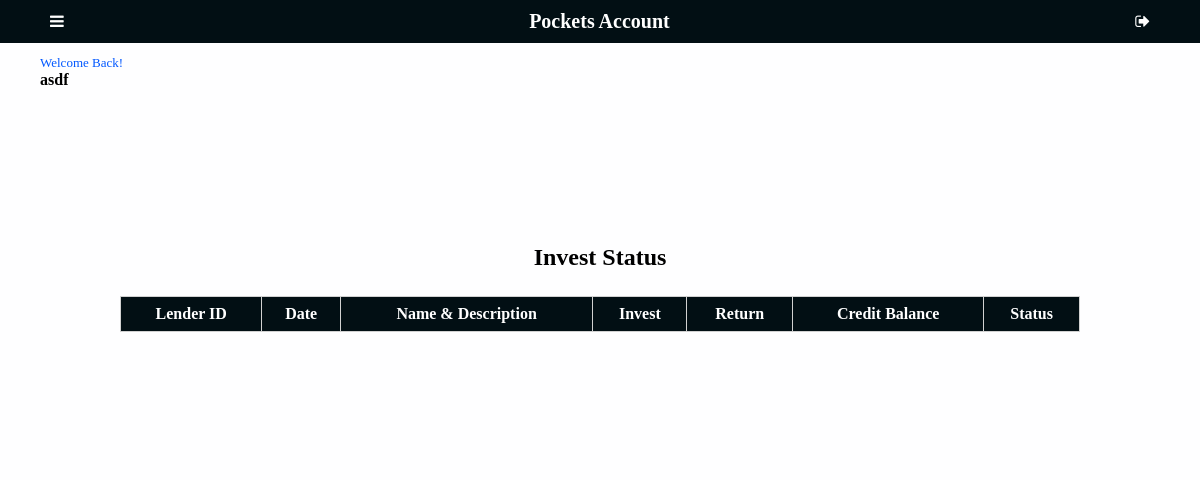
/invest/ (signed in), run on an earlier commit of the app's database.
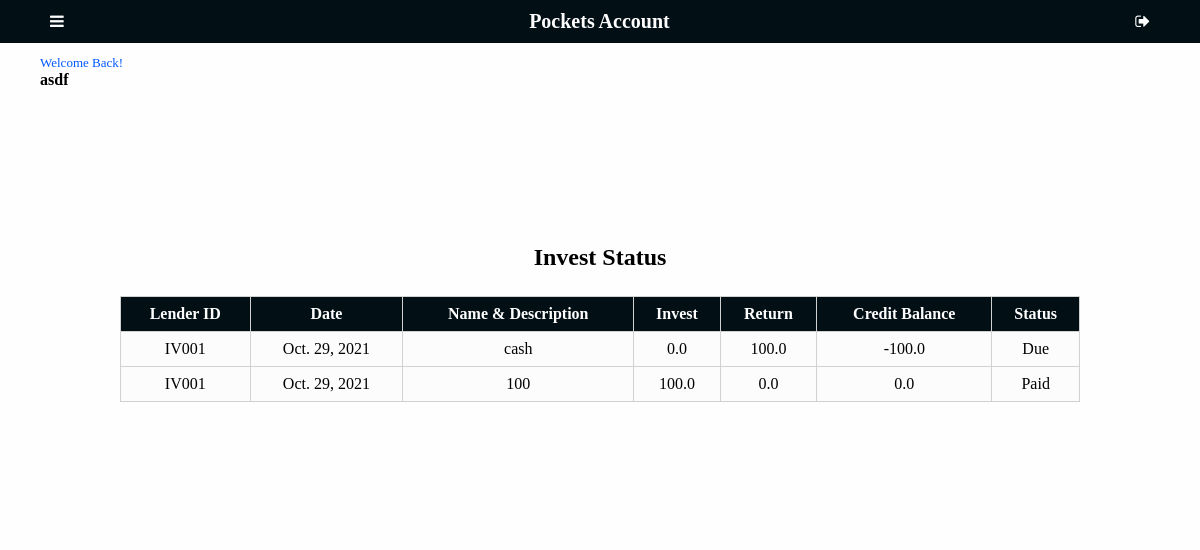
And on a later commit of the database.
### app/models.py (models this page shows)
class Invest(models.Model):
    lender = models.ForeignKey(Lender, on_delete=models.SET_NULL, blank=True, null=True)
    description = models.TextField(blank=True, null= True)
    invest = models.FloatField(default=0, null=True, blank=True)
    retern = models.FloatField(default=0, null=True, blank=True)
    balance = models.FloatField(default=0, null=True, blank=True)
    date = models.DateField( default=datetime.date.today)
    status = models.BooleanField(default=False, null=True, blank=False)

class Lender(models.Model):
    lenderName = models.CharField(max_length=50)
    phone = models.CharField(max_length=15, blank=True, null= True)
    address = models.TextField(blank=True, null= True)
    img = models.ImageField(default='avatar.png', upload_to='pics')
    investor = models.ForeignKey(User, on_delete=models.SET_NULL, blank=True, null=True)
    totalbalance = models.FloatField(default=0, null=True, blank=True)
    def __str__(self):
        return "IV00" +str(self.id)

### app/views.py (the view)
# urls.py: path('invest/', views.invest, name='invest'),
@login_required(login_url='login')
def invest(request):
    profile = Lender.objects.filter(investor=request.user.id).all()
    accounts = Invest.objects.filter(lender__in=profile).order_by('-date')
    return render(request, "app/invest.html",{
        "accounts":accounts,
    })

### app/templates/app/invest.html (shortened to what this page needs)
{% extends "app/layout.html" %}
{% block body %}
<main>
    <div class="tablecontainer">
        <h2>Invest Status</h2>
        <table>
            <tr>
                <th>Lender ID</th>
                <th>Date</th>
                <th>Name & Description</th>
                <th>Invest</th>
                <th>Return</th>
                <th>Credit Balance</th>
                <th>Status</th>
            </tr>
            {% for account in accounts %}
            <tr>
                <td>{{ account.lender }}</td>
                <td>{{ account.date }}</td>
                <td>{{ account.description }}</td>
                <td>{{ account.invest }}</td>
                <td>{{ account.retern }}</td>
                <td>{{ account.balance }}</td>
                {% if account.status %}
                  <td>Paid</td>
                {% else %}
                <td>Due</td>
                {% endif %}
            </tr>
            {% endfor %}
        </table>
    </div>
</main>
{% endblock %}

What changed in the data, as far as the page shows it:
added Invest: lender "IV001", date "Oct. 29, 2021", description "cash", invest "0.0", retern "100.0", balance "-100.0", status "Due"
added Invest: lender "IV001", date "Oct. 29, 2021", description "100", invest "100.0", retern "0.0", balance "0.0", status "Paid"
